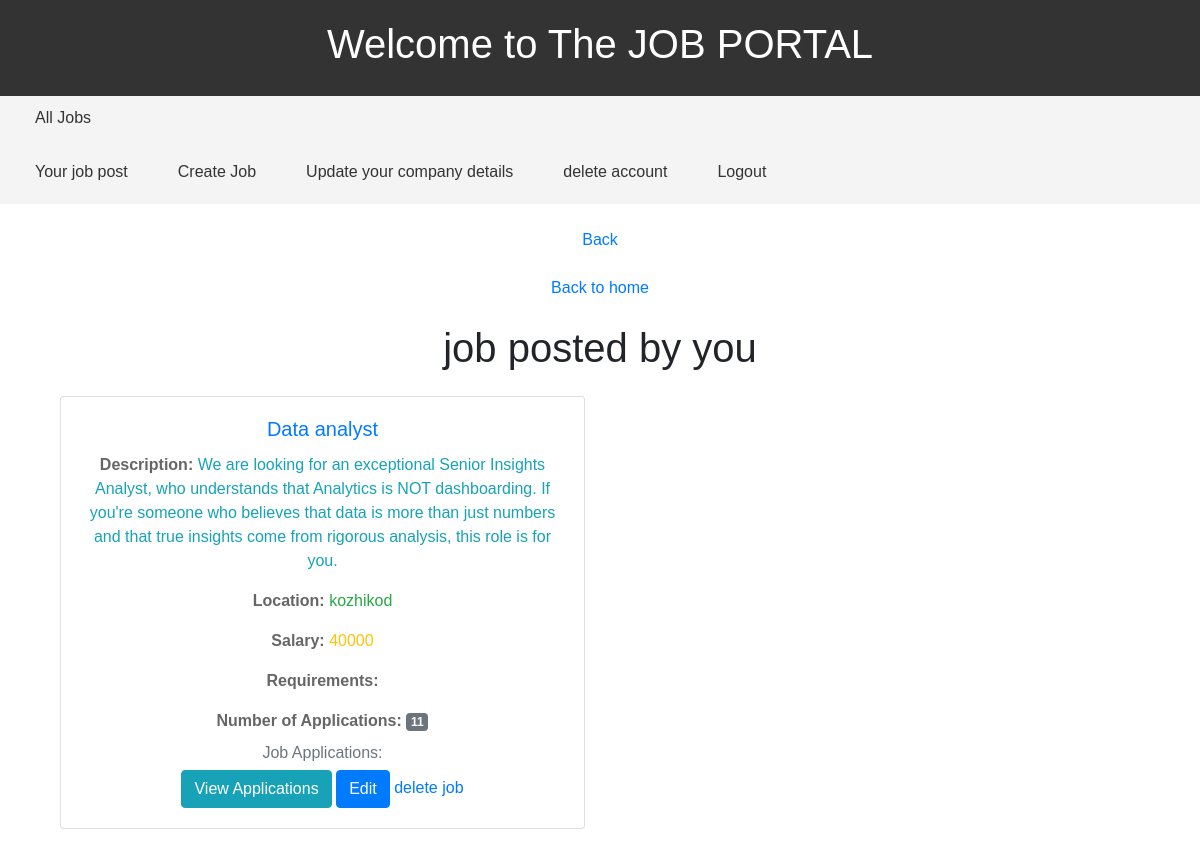
The page /job/manage-jobs/ (signed in) on the database its author committed.
### job/models.py (models this page shows, shortened)
class Job (models.Model):
    user = models. ForeignKey (User, on_delete=models.CASCADE)
    company = models. ForeignKey (Company, on_delete=models.CASCADE)
    title = models. CharField(max_length=100)
    location = models. CharField(max_length=100)
    salary = models. PositiveIntegerField(default=35000)
    is_available=models.BooleanField(default=True)
    timestamb=models.DateTimeField(auto_now_add=True)
    job_description = models.TextField(null=True,blank=True)
    required_qualifications = models.CharField(max_length=50,null=True,blank=True)
    responsibilities = models.TextField(null=True,blank=True)
    application_Deadline = models.DateField(null=True,blank=True)
    salary_Range = models.CharField(max_length=50,null=True,blank=True)
    option = (('Full-time', 'Full-time'), ('Part-time', 'Part-time'), ('Contract', 'Contract'), ('etc', 'etc'))
    Employment_Type = models.CharField(choices=option, max_length=20,null=True,blank=True)
    Company_Benefits = models.TextField(null=True,blank=True)
    How_to_Apply = models.TextField(null=True,blank=True)
    cover_letter=models.CharField(max_length=20,null=True,blank=True)
    status_choices = (('Accepted', 'Accepted'),
                      ('Declined', 'Declined'),
                      ('Pending', 'Pending'))
    status = models.CharField(max_length=20, choices=status_choices,null=True)

### job/views.py (the view)
# urls.py: path('manage-jobs/',manage_jobs,name="manage-jobs"),
def manage_jobs(request):
    jobs=Job.objects.filter(user=request.user,company=request.user.company)
    context={"jobs":jobs}
    return render(request, 'job/manage_job.html',context)

### templates/job/manage_job.html (shortened to what this page needs)
{% extends 'users/base.html' %}
{% block content %}
<div class="container">
    <h1 class="my-4">job posted by you</h1>
    <div class="row">
        {% for job in jobs %}
        <div class="col-md-6 mb-4">
            <div class="card">
                <div class="card-body">
                    <h5 class="card-title text-primary">{{ job.title }}</h5>
                    <p class="card-text"><strong>Description:</strong> <span class="text-info">{{ job.job_description }}</span></p>
                    <p class="card-text"><strong>Location:</strong> <span class="text-success">{{ job.location }}</span></p>
                    <p class="card-text"><strong>Salary:</strong> <span class="text-warning">{{ job.salary }}</span></p>
                    <p class="card-text"><strong>Requirements:</strong> </p>
                    <p class="card-text"><strong>Number of Applications:</strong> <span class="badge badge-secondary">{{ job.applyjob_set.count }}</span></p>
                    <h6 class="card-subtitle mb-2 text-muted">Job Applications:</h6>
                    <a href="{% url 'all-applicant' job.pk %}" class="btn btn-info">View Applications</a>
                    <a href="{% url 'update-job' job.pk %}" class="btn btn-primary">Edit</a>
                    <a href="{% url 'company-delete' job.pk%}">delete job </a>
                </div>
            </div>
        </div>
        {% empty %}
            <div class="col-md-12">
                <p>No jobs found</p>
            </div>
        {% endfor %}
    </div>
</div>
{% endblock %}

### templates/users/base.html (style rules this page uses)
body { font-family: Arial, sans-serif; margin: 0; padding: 0; }
.container { margin: 20px auto; text-align: center; }
.container p { color: #666; margin-top: 10px; }

### rows shown on the page
Job: title "Data analyst", job_description "We are looking for an exceptional Senior Insights Analyst, who understands that Analytics is NOT dashboarding. If you're someone who believes that data is more than just numbers and that true insights come from rigorous analysis, this role is for you.", location "kozhikod", salary "40000", applyjob_set.count "11"
